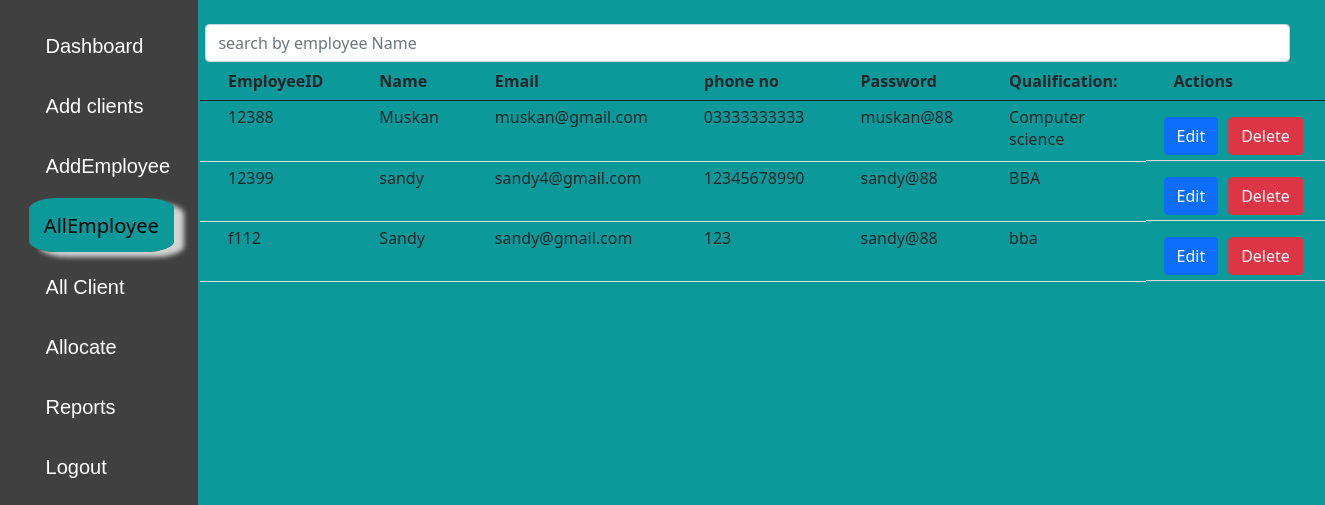
The page /ADMIN/allemployee.php on the database its author committed.
### tables this page shows
CREATE TABLE `employee` (
  `f_id` varchar(10) NOT NULL,
  `name` varchar(20) NOT NULL,
  `email` varchar(30) NOT NULL,
  `phone` varchar(15) NOT NULL,
  `password` varchar(25) NOT NULL,
  `qualification` varchar(200) NOT NULL,
  `domain` varchar(200) NOT NULL,
  `research` varchar(200) NOT NULL,
  `others` varchar(500) NOT NULL,
  `e_pic` varchar(100) NOT NULL
);

### ADMIN/allemployee.php (the view, shortened to what this page needs)
<html>
    <head>
        <link href="https://cdn.jsdelivr.net/npm/bootstrap@5.0.2/dist/css/bootstrap.min.css" rel="stylesheet">
        <link href="https://cdn.jsdelivr.net/npm/bootstrap@5.0.2/dist/css/bootstrap.min.css" rel="stylesheet">
      </head>
<body>
<div class="d-flex">
<div class="contain">
<div class="row">
            <div class="col-md-2 col-sm-12">
<div class="sidebar side">
    <ul class="nav_list">
        <li>
        <a href="Admin.php" title="Dashboard" style="text-decoration:none; list-style:none;">
            <span class="links_name inactive">Dashboard</span>
        </a>
        </li>
        <li>
        <a href="Clients.php" title="Students" style="text-decoration:none; list-style:none;">
            <span class="links_name inactive">Add clients</span>
        </a>
        </li>
        <li>
        <a href="Employees.php" title="Fees" style="text-decoration:none; list-style:none;">
            <span class="links_name inactive">AddEmployee</span>
        </a>
        </li>
        <li>
        <a href="allemployee.php" title="Expense" style="text-decoration:none; list-style:none;">
            <span class="links_name active">AllEmployee</span>
        </a>
        </li>
        <li>
        <a href="allclients.php" title="Class" style="text-decoration:none; list-style:none;">
            <span class="links_name inactive">All Client</span>
        </a>
        </li>
        <li>
        <a href="allocate.php" title="Course" style="text-decoration:none; list-style:none;">
            <span class="links_name inactive">Allocate</span>
        </a>
        </li>
        <li>
        <a href="report.php" title="Reports" style="text-decoration:none; list-style:none;">
            <span class="links_name inactive">Reports</span>
        </a>
        </li>
        <li>
        <a href="logout.php" title="Reports" style="text-decoration:none; list-style:none;">
            <span class="links_name inactive">Logout</span>
        </a>
        </li>
    </ul>
</div>
</div>
            <div class="col-md-10 col-sm-12" >
                <br>
                 <table class="table" id="myTable" style="position:relative; right:2%;">
                 <input type="text" name="search" id="search"  onkeyup="search_table();  " placeholder="search by employee Name" class="form-control"
                 style="position:relative; right:1.5%;">
								<thead >
								<th>EmployeeID</th>
								<th >Name</th>
								<th>Email</th>
								<th >phone no</th>
								<th >Password</th>
								<th >Qualification:</th>
                <th>Actions</th>
</thead>
<tbody>
<?php
$conn = new mysqli("localhost", "root", "", 'pmas');
 if(mysqli_connect_error())
 {
   die('Connect Error ('.mysqli_connect_error().')'.mysqli_connect_error());
 }
 else
 {
      $result = mysqli_query($conn, "select * from employee");
foreach($result as $row){
    ?>
                               <tr>
                               <td ><?php echo $row['f_id'];?> </td>
                               <td ><?php echo  $row['name']?> </td>
								<td ><?php echo $row['email'] ?></td>
								<td ><?php echo  $row['phone']?> </td>
								<td ><?php echo  $row['password']?> </td>
								<td ><?php echo  $row['qualification']?> </td>
               <td class="d-flex pt-3"> <a href="edit-employee.php?f_id=<?php echo $row['f_id']?>">
                <button class="btn btn-primary btn1">Edit</button> </a>
                <a href="allemployee.php?f_id=<?php echo $row['f_id']?>&del=delete" onClick="return confirm('Are you sure you want to delete?')">
                                                        <button class="btn btn-danger btn2">Delete</button>
            </a>
              </td>
</tr>
<?php
}}
?>
</tbody>
</table>
</div>
</div>
</div>
    </body>
    </html>

### ADMIN/allemployee.php (style rules this page uses)
* { padding:0; margin:0; }
.nav_list { padding-top:0%; padding-left:10%; text-decoration:none ; list-style: none ; }
.inactive { text-decoration:none !important; list-style: none; }
ul li { padding-top:17%; padding-left:5%; text-decoration:none !important; list-style: none !important; }
ul li a .inactive { text-decoration:none ; list-style: none ; font-size:20px ; color:#fff; padding:8% 10%; font-family: Arial, Helvetica, sans-serif; }
ul li a .active { font-size:20px ; padding:8% 9%; }
.active { font-size:22px ; background-color: rgb(11, 153, 153); border-radius:20%; color:black; box-shadow: 10px 5px 5px LightGray; }
body { background-color: rgb(11, 153, 153); overflow:hidden; }
.side { position:relative; left:0; top:0; height:100vh; background-color:#404040; }
thead th { padding-left:20%; }
td { padding: 5px 28px !important; }
th { padding: 8px 28px !important; }
.btn1 { position:relative; right:10px; }

### rows shown on the page
employee: f_id "12388", name "Muskan", email "muskan@gmail.com", phone "03333333333", password "muskan@88", qualification "Computer science"
employee: f_id "12399", name "sandy", email "sandy4@gmail.com", phone "12345678990", password "sandy@88", qualification "BBA"
employee: f_id "f112", name "Sandy", email "sandy@gmail.com", phone "123", password "sandy@88", qualification "bba"
